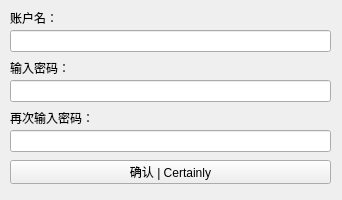
<?xml version="1.0" encoding="UTF-8"?>
<ui version="4.0">
 <class>RegisterWindow</class>
 <widget class="QWidget" name="RegisterWindow">
  <property name="geometry">
   <rect>
    <x>0</x>
    <y>0</y>
    <width>342</width>
    <height>200</height>
   </rect>
  </property>
  <property name="windowTitle">
   <string>注册</string>
  </property>
  <widget class="QPushButton" name="certainly_pushButton">
   <property name="geometry">
    <rect>
     <x>10</x>
     <y>160</y>
     <width>321</width>
     <height>24</height>
    </rect>
   </property>
   <property name="text">
    <string>确认 | Certainly</string>
   </property>
  </widget>
  <widget class="QLineEdit" name="account_lineEdit">
   <property name="geometry">
    <rect>
     <x>10</x>
     <y>30</y>
     <width>321</width>
     <height>22</height>
    </rect>
   </property>
  </widget>
  <widget class="QLabel" name="tips_Label_1">
   <property name="geometry">
    <rect>
     <x>10</x>
     <y>10</y>
     <width>54</width>
     <height>16</height>
    </rect>
   </property>
   <property name="text">
    <string>账户名：</string>
   </property>
  </widget>
  <widget class="QLabel" name="tips_Label_2">
   <property name="geometry">
    <rect>
     <x>10</x>
     <y>60</y>
     <width>131</width>
     <height>16</height>
    </rect>
   </property>
   <property name="text">
    <string>输入密码：</string>
   </property>
  </widget>
  <widget class="QLineEdit" name="password_lineEdit">
   <property name="geometry">
    <rect>
     <x>10</x>
     <y>80</y>
     <width>321</width>
     <height>22</height>
    </rect>
   </property>
   <property name="echoMode">
    <enum>QLineEdit::EchoMode::Password</enum>
   </property>
  </widget>
  <widget class="QLabel" name="tips_Label_3">
   <property name="geometry">
    <rect>
     <x>10</x>
     <y>110</y>
     <width>111</width>
     <height>16</height>
    </rect>
   </property>
   <property name="text">
    <string>再次输入密码：</string>
   </property>
  </widget>
  <widget class="QLineEdit" name="confirm_password_lineEdit">
   <property name="geometry">
    <rect>
     <x>10</x>
     <y>130</y>
     <width>321</width>
     <height>22</height>
    </rect>
   </property>
   <property name="echoMode">
    <enum>QLineEdit::EchoMode::Password</enum>
   </property>
  </widget>
 </widget>
 <resources/>
 <connections/>
</ui>
